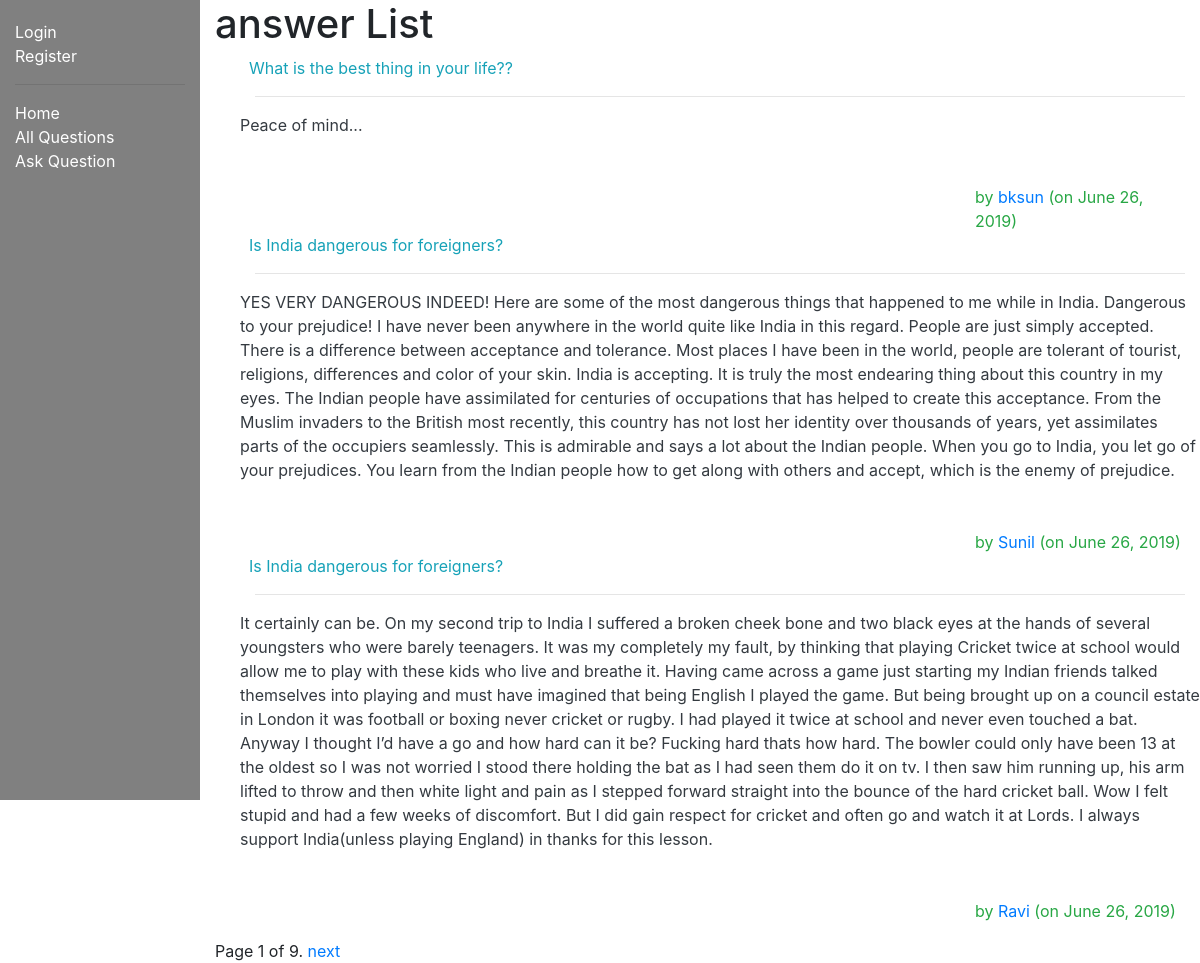
Before: /myquora/answers/ with the older database file.
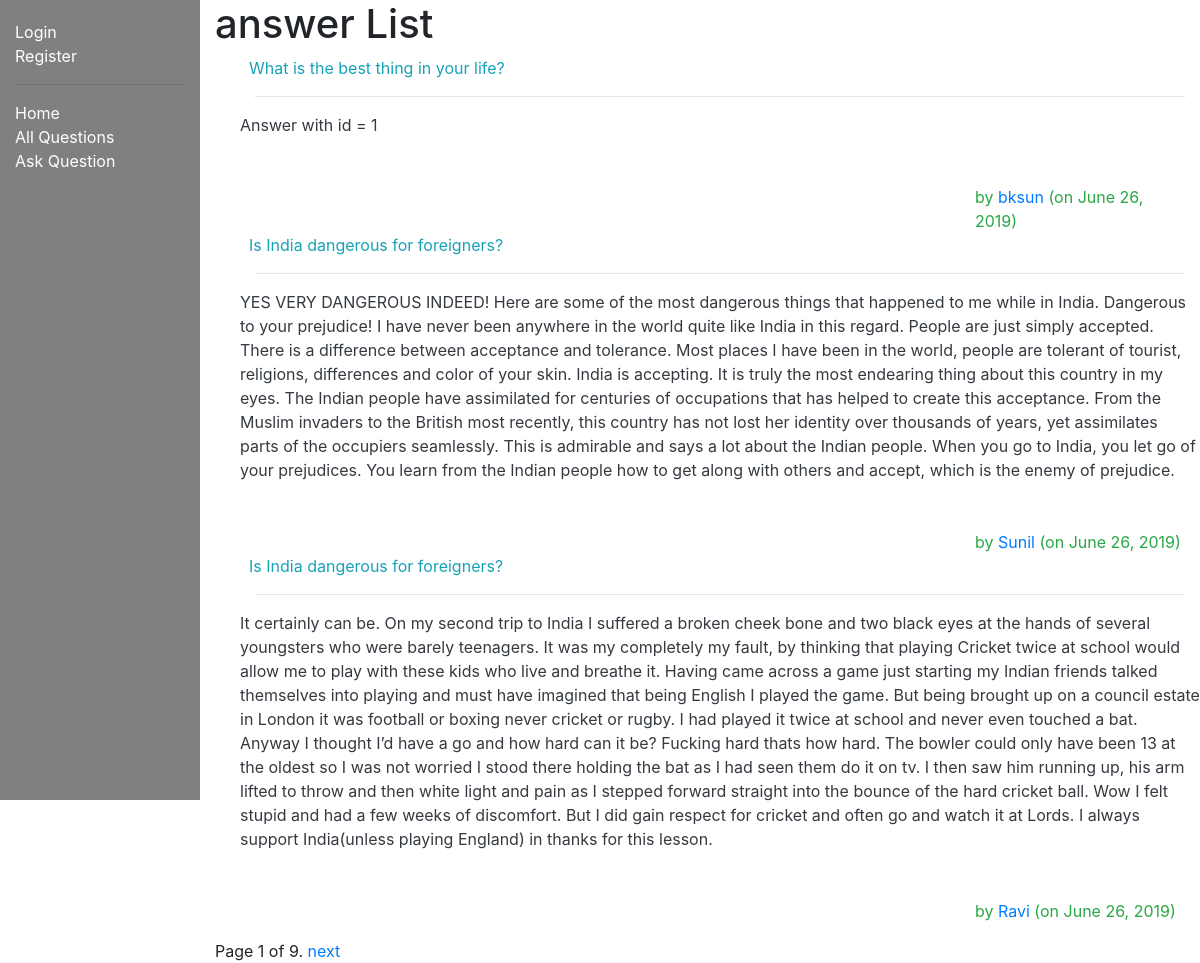
After: the same page with the newer database file.
### myquora/models.py (models this page shows, shortened)
class Answer(models.Model):
    author = models.ForeignKey(Author, on_delete=models.SET_NULL, null=True)
    question = models.ForeignKey('Question', on_delete=models.SET_NULL, null=True)
    answer_text = models.TextField(max_length=2000, help_text='Write your answer here...')
    date_created = models.DateField(null=True, default=timezone.now())
    date_updated = models.DateField(null=True, default=timezone.now())
    upvote = models.IntegerField(default=0)
    downvote = models.IntegerField(default=0)
    views = models.IntegerField(default=0)

class Question(models.Model):
    author = models.ForeignKey(Author, on_delete=models.SET_NULL, null=True)
    question_text = models.TextField(max_length=1000, help_text='Enter your question in brief∂')
    date_created = models.DateField(null=True, default=timezone.now())
    date_updated = models.DateField(null=True, default=timezone.now())

class Author(models.Model):
    user = models.ForeignKey(User, on_delete=models.CASCADE)
    email = models.EmailField(max_length=70, blank=True)
    date_created = models.DateField(null=True, default=timezone.now())
    credits = models.IntegerField(default=0)
    def get_absolute_url(self):
        return reverse('author-detail', args=[str(self.id)])
    def __str__(self):
        return f'{self.user.username}'

### myquora/views.py (the view)
# urls.py: path('answers/', views.AnswerListView.as_view(), name='answers'),
class AnswerListView(generic.ListView):
    model = Answer
    paginate_by = 3

### myquora/templates/myquora/answer_list.html
{% extends "base_generic.html" %}
{% block content %}
  <h1>answer List</h1>
  {% if answer_list %}
  <ul>
    {% for answer in answer_list %}
      <div class="row text-info">
          &nbsp; {{ answer.question.question_text }}
      </div>
          <hr></hr>
        <div class="row text-dark">
          {{ answer.answer_text }}</a>
        </div>
        <br>
        <br>
        <div class="row text-success">
            <div class="col"></div>
            <div class="col-6"></div>
            <div class="col">
                by <a href="{{ answer.author.get_absolute_url }}">{{answer.author}} </a>
                (on {{answer.date_updated}})
            </div>
        </div>
    {% endfor %}
  </ul>
  {% else %}
    <p>There are no answers in the library.</p>
  {% endif %}
{% endblock %}

Changed rows visible on the page:
changed Answer "bksun": question.question_text "What is the best thing in your life??" → "What is the best thing in your life?"; answer_text "Peace of mind..." → "Answer with id = 1"
